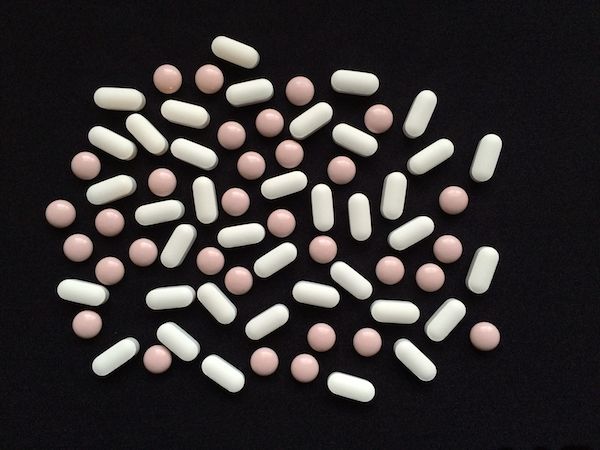
#> input picture data/pills.png, 600 x 450 px, found by its file name
$ python task3.py
#> lines starting #> are read from the running program, lines starting #| are printed output that depends on the picture; after the words box and inside, x2 and y2 are one past the last pixel; in counts of white or black regions, pixels touching at a corner belong together
# Modified from source
# # Source - Adam Czajka, Jin Huang, September 2019

import cv2
import numpy as np
from skimage import measure
from sys import platform as sys_pf
import warnings
warnings.filterwarnings("ignore")

if sys_pf == 'darwin':
    import matplotlib
    matplotlib.use("TKAgg")
import matplotlib.pyplot as plt
plt.plot()

# Read the image into grayscale
sample = cv2.imread('data/pills.png')
#> sample is the input picture: shape (450, 600, 3); mean B, G, R 51.2, 51.4, 55.8

sample_small = cv2.resize(sample, (640, 480))
cv2.imshow('Original image',sample_small)
cv2.waitKey(0)
cv2.destroyAllWindows()

# Convert the original image to HSV
# and take H channel for further calculations
sample_hsv = cv2.cvtColor(sample, cv2.COLOR_BGR2HSV)
#> sample_hsv: shape (450, 600, 3); mean H, S, V 103.2, 44.1, 56.5
sample_h = sample_hsv[:, :, 0]
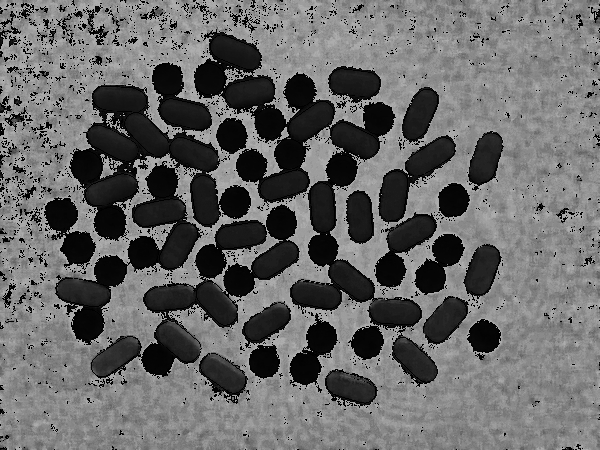
#> sample_h: shape (450, 600); min 0, max 179, mean 103.2

# Show the H channel of the image
sample_small = cv2.resize(sample_h, (640, 480))
#> sample_small: shape (480, 640)
cv2.imshow('H channel of the image',sample_small)
cv2.imwrite('output/task3/h-channel.png', sample_small)
cv2.waitKey(0)
cv2.destroyAllWindows()

# Convert the original image to grayscale
sample_grey = cv2.cvtColor(sample, cv2.COLOR_BGR2GRAY)
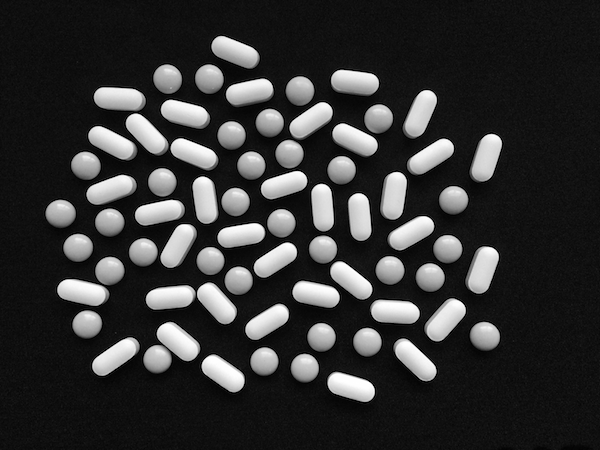
#> sample_grey: shape (450, 600); min 0, max 255, mean 52.7

# Show the grey scale image
sample_small = cv2.resize(sample_grey, (640, 480))
cv2.imshow('Grey scale image',sample_small)
cv2.imwrite('output/task3/greyscale.png', sample_small)
cv2.waitKey(0)
cv2.destroyAllWindows()

# Binarize the image using Otsu's method
ret1, binary_image = cv2.threshold(sample_grey, 0, 255, cv2.THRESH_BINARY+cv2.THRESH_OTSU)
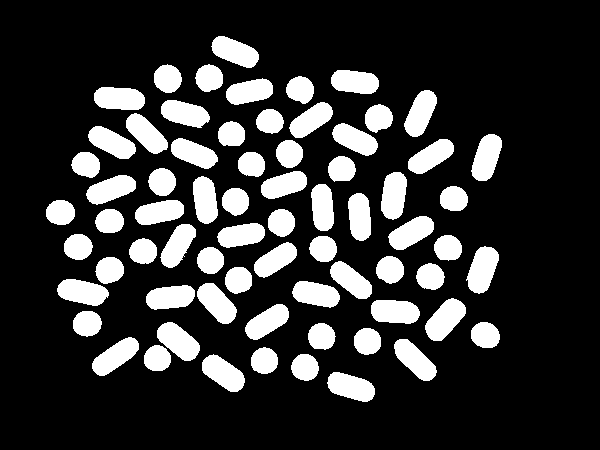
#> binary_image: shape (450, 600); 20.3% white; 70 white regions
#> ret1 = 105

sample_small = cv2.resize(binary_image, (640, 480))
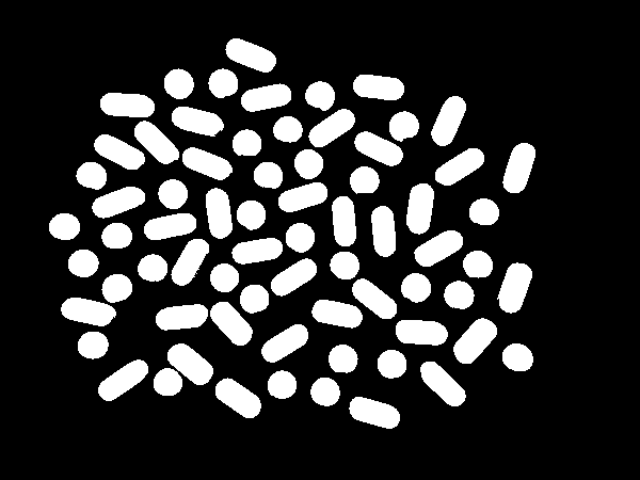
#> sample_small: shape (480, 640); min 0, max 255, mean 51.7
cv2.imshow('Image after Otsu''s thresholding',sample_small)
cv2.imwrite('output/task3/threshold.png', sample_small)
cv2.waitKey(0)
cv2.destroyAllWindows()


# Find connected pixels and compose them into objects
labels = measure.label(binary_image)
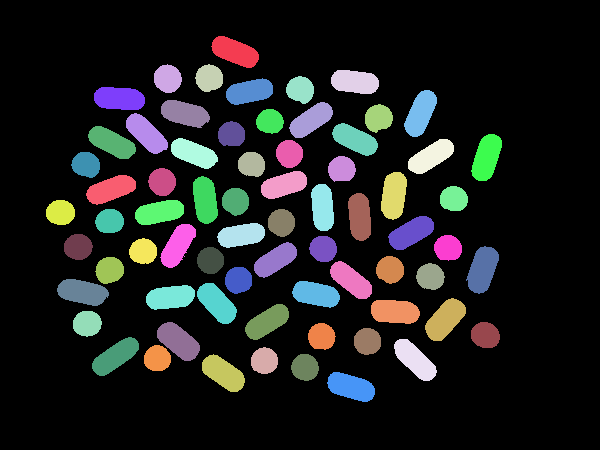
#> labels: shape (450, 600) int64; 71 distinct labels, from 0 to 70; one colour per label, 0 black

# Calculate features for each object;
# For task3, since we want to differentiate
# between circular and oval shapes, the major and minor axes may help; we
# will use also the centroid to annotate the final result
properties = measure.regionprops(labels, sample_h)
#> properties = 70 regions; largest, box (x1, y1, x2, y2) and area: (425, 298, 466, 341) 1057, (466, 246, 499, 294) 1047, (157, 322, 200, 361) 1022, (57, 279, 109, 306) 999, (94, 87, 145, 110) 995


# *** Calculate features for each object:
# - some geometrical feature 1 (dimension 1)
# - some intensity/color-based feature 2 (dimension 2)
features = np.zeros((len(properties), 2))
#> features = 70 pairs, first value 0 to 0, second value 0 to 0


for i in range(0, len(properties)):
    features[i, 0] = properties[i].perimeter
    features[i, 1] = properties[i].intensity_mean
#> this loop made 70 passes
#> after the loop, features = 70 pairs, first value 84.43 to 132.9, second value 4.32 to 47.88


# Show our objects in the feature space
plt.plot(features[:, 0],features[:, 1], 'ro')
plt.xlabel('Feature 1: Perimeter')
plt.ylabel('Feature 2: Intensity')
plt.savefig('output/task3/feature-space.png')
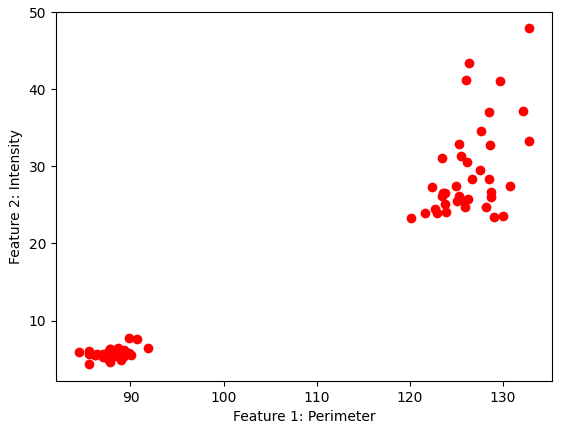
#> figure drawn by matplotlib, 1 panel
plt.show()


# *** Choose the thresholds for your features
thrF1 = 110
thrF2 = 15


# *** It's time to classify, count and display the objects
oval = 0
round = 0

fig, ax = plt.subplots()
ax.imshow(cv2.cvtColor(sample, cv2.COLOR_BGR2RGB))

for i in range(0, len(properties)):
    if (features[i, 0] > thrF1 and features[i, 1] > thrF2):
       oval = oval + 1
       ax.plot(np.round(properties[i].centroid[1]), np.round(properties[i].centroid[0]), '.g', markersize=15)

    if (features[i, 0] < thrF1 and features[i, 1] < thrF2):
       round = round + 1
       ax.plot(np.round(properties[i].centroid[1]), np.round(properties[i].centroid[0]), '.b', markersize=15)
#> after the loop, oval = 38; round = 32

plt.savefig('output/task3/result.png')
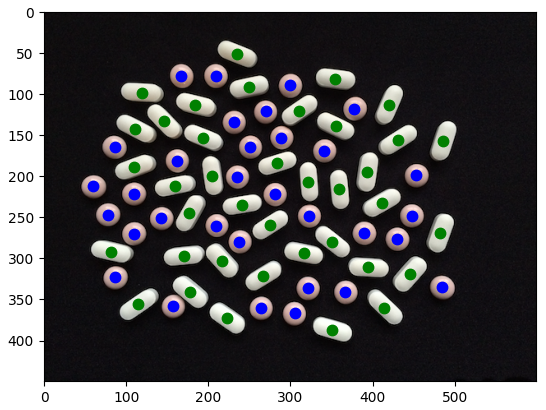
#> figure drawn by matplotlib, 1 panel
plt.show()


# That's all! Let's display the result:
print("I found %d oval pills and %d round pills." % (oval, round))
#| I found 38 oval pills and 32 round pills.

$ run again, with data/breakfast1.png copied over data/pills.png
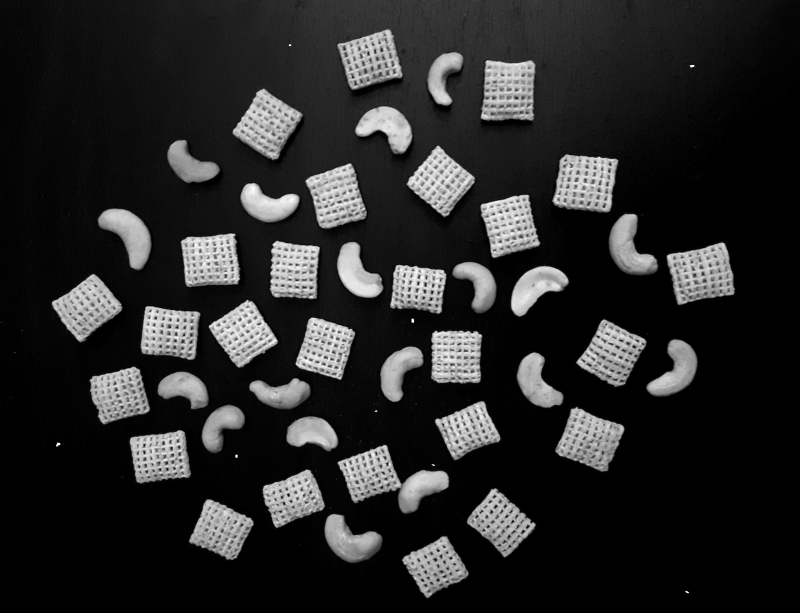
#> input picture data/breakfast1.png, 1600 x 1225 px, found by its file name (shown at 1/2 size)
#> sample is the input picture: shape (1225, 1600, 3); mean B, G, R 39.7, 39.7, 39.7
#> sample_hsv: shape (1225, 1600, 3); mean H, S, V 0, 0, 39.7
#> `ret1, binary_image = cv2.threshold(sample_grey, 0, 255, cv2.THRESH_BIN..`:
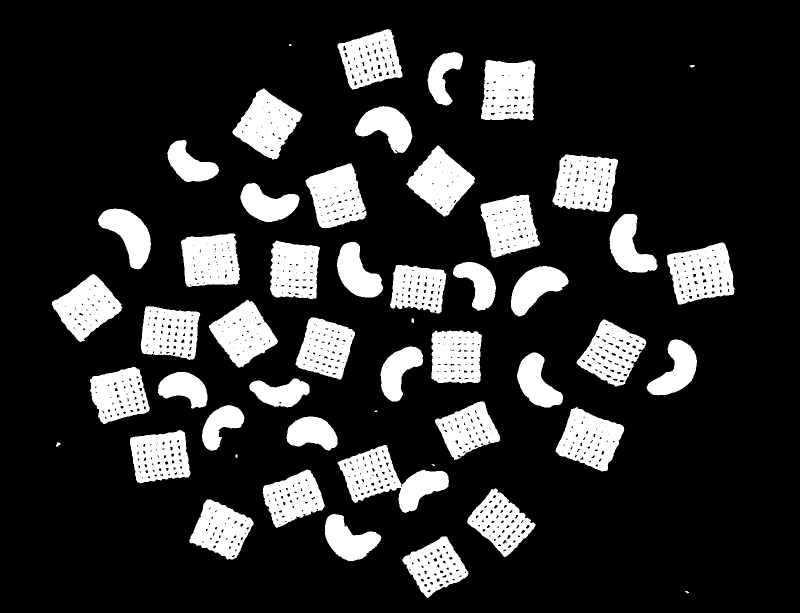
#> binary_image: shape (1225, 1600) (shown at 1/2 size); 17.8% white; 52 white regions (4 under 20 px)
#> ret1 = 92
#> labels: shape (1225, 1600) int64; 53 distinct labels, from 0 to 52
#> properties = 52 regions; largest, box (x1, y1, x2, y2) and area: (675, 890, 898, 1026) 13358, (1105, 309, 1236, 424) 11494, (1334, 485, 1469, 609) 11450, (962, 120, 1071, 241) 11175, (465, 177, 605, 319) 10760
#> `features = np.zeros((len(properties), 2))`: features = 52 pairs, first value 0 to 0, second value 0 to 0
#> the loop `for i in range(0, len(properties)):` made 52 passes
#> after the loop `for i in range(0, len(properties)):`: features = 52 pairs, first value 0 to 1457, second value 0 to 0.0157
#> after the loop `for i in range(0, len(properties)):`: oval = 0; round = 9
#> `plt.savefig('output/task3/result.png')`:
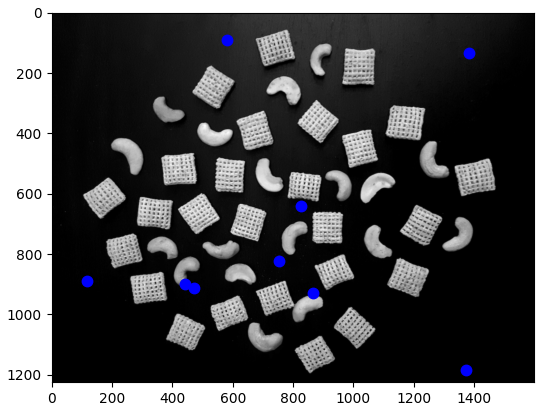
#> figure drawn by matplotlib, 1 panel
#| I found 0 oval pills and 9 round pills.
